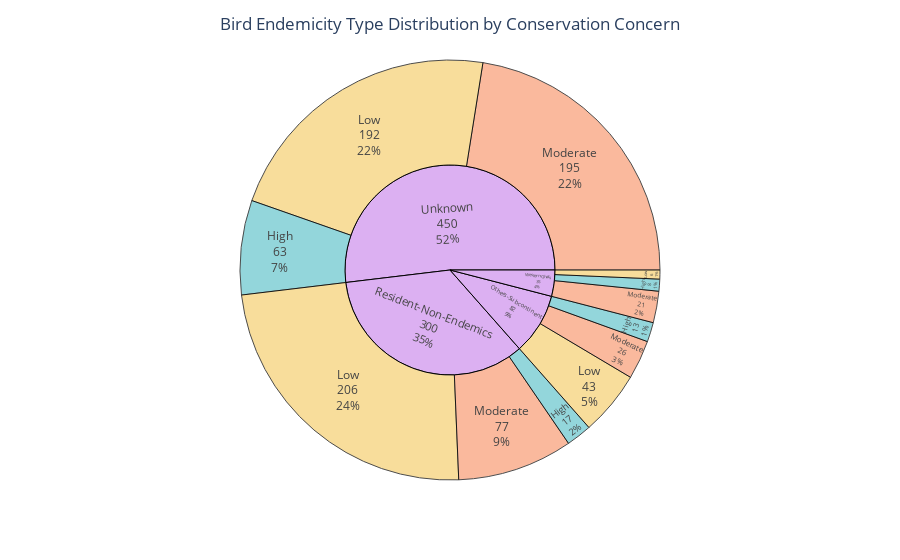

Notebook source saved alongside this figure:
### Markdown cell above
###  Bird Endemicity Type Distribution

### Code cell
# Convert categorical columns to string before grouping
birds_df['endemicity_type'] = birds_df['endemicity_type'].astype(str)
birds_df['status_of_conservation_concern'] = birds_df['status_of_conservation_concern'].astype(str)

# Create counts for sunburst
endemicity_counts = birds_df.groupby(
    ['endemicity_type', 'status_of_conservation_concern']
).size().reset_index(name='count')
# Sunburst with pastel colors + black edges + values
fig = px.sunburst(
    endemicity_counts,
    path=["endemicity_type", "status_of_conservation_concern"],
    values="count",
    color="status_of_conservation_concern",
    color_discrete_sequence=px.colors.qualitative.Pastel
)

# Add black borders
fig.update_traces(
    marker=dict(line=dict(color='black', width=1)),
    textinfo="label+value+percent entry"   # show label, count & percentage
)

# Layout
fig.update_layout(
    title="Bird Endemicity Type Distribution by Conservation Concern",  title_x=0.5,
    paper_bgcolor="white",
    plot_bgcolor="white"
)

fig.show()

### Figure 1 — Plotly figure (JSON) as saved in the notebook; plotly's stock layout.template omitted (floating-point values rounded to 4 significant figures)
{"data": [{"branchvalues": "total", "customdata": [["High"], ["High"], ["Low"], ["Moderate"], ["High"], ["Low"], ["Low"], ["Moderate"], ["High"], ["Low"], ["Moderate"], ["Moderate"], ["(?)"], ["(?)"], ["(?)"], ["(?)"]], "domain": {"x": [0, 1], "y": [0, 1]}, "hovertemplate": "labels=%{label}<br>count=%{value}<br>parent=%{parent}<br>id=%{id}<br>status_of_conservation_concern=%{customdata[0]}<extra></extra>", "ids": ["Others-Subcontinent/High", "Western-Ghats/High", "Unknown/Low", "Resident-Non-Endemics/Moderate", "Resident-Non-Endemics/High", "Others-Subcontinent/Low", "Western-Ghats/Low", "Unknown/Moderate", "Unknown/High", "Resident-Non-Endemics/Low", "Others-Subcontinent/Moderate", "Western-Ghats/Moderate", "Others-Subcontinent", "Resident-Non-Endemics", "Unknown", "Western-Ghats"], "labels": ["High", "High", "Low", "Moderate", "High", "Low", "Low", "Moderate", "High", "Low", "Moderate", "Moderate", "Others-Subcontinent", "Resident-Non-Endemics", "Unknown", "Western-Ghats"], "marker": {"colors": ["rgb(102, 197, 204)", "rgb(102, 197, 204)", "rgb(246, 207, 113)", "rgb(248, 156, 116)", "rgb(102, 197, 204)", "rgb(246, 207, 113)", "rgb(246, 207, 113)", "rgb(248, 156, 116)", "rgb(102, 197, 204)", "rgb(246, 207, 113)", "rgb(248, 156, 116)", "rgb(248, 156, 116)", "rgb(220, 176, 242)", "rgb(220, 176, 242)", "rgb(220, 176, 242)", "rgb(220, 176, 242)"], "line": {"color": "black", "width": 1}}, "name": "", "parents": ["Others-Subcontinent", "Western-Ghats", "Unknown", "Resident-Non-Endemics", "Resident-Non-Endemics", "Others-Subcontinent", "Western-Ghats", "Unknown", "Unknown", "Resident-Non-Endemics", "Others-Subcontinent", "Western-Ghats", "", "", "", ""], "textinfo": "label+value+percent entry", "type": "sunburst", "values": [13, 8, 192, 77, 17, 43, 6, 195, 63, 206, 26, 21, 82, 300, 450, 35]}], "layout": {"autosize": true, "legend": {"tracegroupgap": 0}, "margin": {"t": 60}, "paper_bgcolor": "white", "plot_bgcolor": "white", "sunburstcolorway": ["rgb(102, 197, 204)", "rgb(246, 207, 113)", "rgb(248, 156, 116)", "rgb(220, 176, 242)", "rgb(135, 197, 95)", "rgb(158, 185, 243)", "rgb(254, 136, 177)", "rgb(201, 219, 116)", "rgb(139, 224, 164)", "rgb(180, 151, 231)", "rgb(179, 179, 179)"], "title": {"text": "Bird Endemicity Type Distribution by Conservation Concern", "x": 0.5}}}
